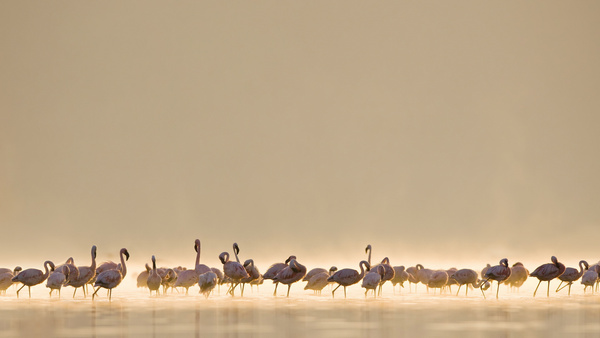
#> input picture Sierra18.jpg, 600 x 338 px
$ python gaussian_blur.py
#> lines starting #> are read from the running program, lines starting #| are printed output that depends on the picture

from PIL import Image
from PIL import ImageTk

import math
import numpy as np
import matplotlib.pyplot as plt


# [8 lines of commented-out code are left out]


def loadImage(path):
#> called with path = './Sierra18.jpg'
    image = Image.open(path)
#> image is the input picture: PIL image 600x338 RGB; mean R, G, B 192.2, 169.3, 138
    # image.show()
    return image


def imageToMatrix(image):
    matrix = np.asarray(image)
    # print(matrix)
    return matrix


def matrixToImage(matrix):
    image = Image.fromarray(matrix)
    return image


# If there are 0 - 1 values in the image matrix,
# or there are floating point numbers, then the
# fromarray method of Image will not be able to
# convert the matrix into an image
def matrixToImages(matrix):
    # convert matrix values into
    # data types supported by fromarray
    image = Image.fromarray((matrix * 255).astype(np.uint8))
    return image


def power(value, n):
    result = 1

    if n == 0:
        result = 1
    else:
        for i in range(n):
            result = result * value

    return result


class GaussianBlur(object):
    def __init__(self, radius=1, sigema=1.5):
        self.radius = radius
        self.sigema = sigema

    def gaussianFunction(self, x, y):
        # sigema * sigema
        sigema2 = power(self.sigema, 2)
        x2 = power(x, 2)
        y2 = power(y, 2)
        _res = 1 / (2 * math.pi * sigema2)
        res_ = math.exp(-(x2 + y2) / (2 * sigema2))
        res = _res * res_
        return res

    def filtering(self):
        siderange = self.radius * 2 + 1
        weightarray = np.zeros((siderange, siderange))
        for i in range(siderange):
            for j in range(siderange):
                weightarray[i, j] = self.gaussianFunction(i - self.radius, j - self.radius)

        total = np.sum(weightarray)
        weightarray = weightarray / total
        return weightarray

    def filter(self, image, weight):
        arrary = imageToMatrix(image)
        new = np.zeros(arrary.shape)

        for i in range(arrary.shape[0] - self.radius * 2):
            for j in range(arrary.shape[1] - self.radius * 2):
                for k in range(3):
                    a = np.multiply(weight, arrary[i:(i + 2 * self.radius + 1), j:(j + 2 * self.radius + 1), k])
                    new[i + self.radius, j + self.radius, k] = a.sum()
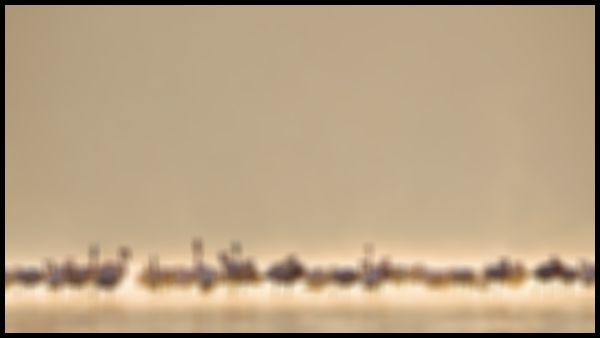
#> new: shape (338, 600, 3) float64; mean R, G, B 183.7, 161.9, 132

        new = new / 255
        return matrixToImages(new)


photos = loadImage('./Sierra18.jpg')

GaussianBlur = GaussianBlur(radius=5, sigema=25)
fite = GaussianBlur.filtering()

photo = GaussianBlur.filter(photos, fite)
photo.show()

# plt.figure('Gaussian Blur')
# plt.imshow(photo)
# plt.show()

$ run again, with Sierra17.jpg copied over Sierra18.jpg
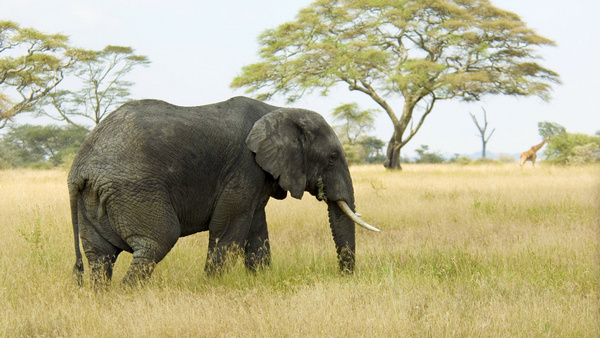
#> input picture Sierra17.jpg, 600 x 338 px
#> in loadImage, image is the input picture: PIL image 600x338 RGB; mean R, G, B 179.2, 173, 137.7
#> after the loop in filter, `for i in range(arrary.shape[0] - self.radius * 2):`:
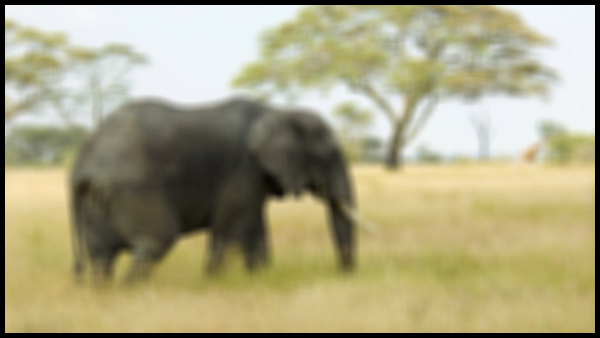
#> new: shape (338, 600, 3) float64; mean R, G, B 169.7, 163.9, 130.3
